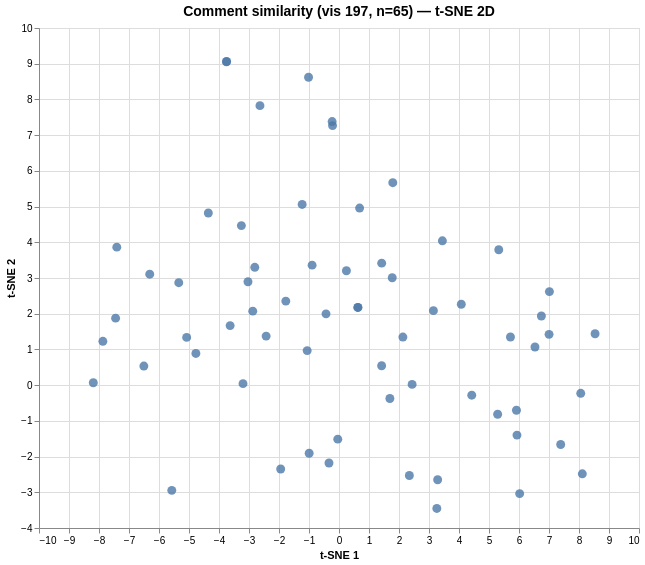

The Vega-Lite source for this figure:
### Vega specification from a JSON file in a GitHub repository (floating-point values rounded to 4 significant figures)
{"$schema": "https://vega.github.io/schema/vega/v6.json", "data": [{"name": "param_1e9efca18e7a2868_store"}, {"name": "source_0", "values": [{"comment": "help", "dim_1": -8.19, "dim_2": 0.068, "index": 0}, {"comment": "i think it is a good thing that in the 2016 graph there started to be even older moms then in the 1980 and i think that …", "dim_1": 0.687, "dim_2": 4.958, "index": 1}, {"comment": "The age with the highest percentage in 1980 is 19, and in 2016 it is 20. I think this is interesting because it is only …", "dim_1": -2.635, "dim_2": 7.826, "index": 2}, {"comment": "In 2016 it stays at around 6% but in 1980 it goes to over 8% and then starts to drop.\n\nHi friends!!!!", "dim_1": -3.746, "dim_2": 9.062, "index": 3}, {"comment": "In 1980, a lot of first-time mothers were 19. Surprisingly the highest number in 2016 was only one extra, at 20, though …", "dim_1": 3.261, "dim_2": -3.452, "index": 4}, {"comment": "In 2016 it stays at around 6% but in 1980 it goes to over 8% and then starts to drop.", "dim_1": -3.752, "dim_2": 9.054, "index": 5}, {"comment": "I think birth control has increased over the years. I'm very surprised at the number decrease from 1980 and 2016. I neve…", "dim_1": 5.325, "dim_2": 3.791, "index": 6}, {"comment": "I think the descrepany shown in these graphs is due to multiple social factors. Since 1980, women have become much more …", "dim_1": -0.995, "dim_2": -1.907, "index": 7}, {"comment": "I think that women began being more independent and wanted to focus on their careers. In 1980, it was normal for young w…", "dim_1": -0.041, "dim_2": -1.512, "index": 8}, {"comment": "I think that the increasing age of first-time motherhood is most likely due to societal and economic changes between 198…", "dim_1": 6.533, "dim_2": 1.069, "index": 9}, {"comment": "A major difference that stood out to me when I analyzed these graphs was how older first time mothers increased from 198…", "dim_1": 5.715, "dim_2": 1.347, "index": 10}, {"comment": "After observing the graphs, it is clear that the average age at which women would become first-time mothers in 1980 was …", "dim_1": 3.288, "dim_2": -2.65, "index": 11}, {"comment": "After looking at the two graphs, we see the age of first time mothers shift toward the left of the graph, indicating a d…", "dim_1": 1.696, "dim_2": -0.375, "index": 12}, {"comment": "The average ages of first-time mothers have shifted towards  The attitudes towards birth control and abortion have chang…", "dim_1": 7.014, "dim_2": 2.619, "index": 13}, {"comment": "These two graphs seem to exemplify the social change that has occurred over the past 30 years. As many people have discu…", "dim_1": -3.2, "dim_2": 0.042, "index": 14}, {"comment": "The graphs are a symptom of wide-sweeping social and medical reform. Gone are the days of the domestic sphere, where wom…", "dim_1": -0.334, "dim_2": -2.18, "index": 15}, {"comment": "The change in the graphs between the two time periods could relate to marriage rates as well as the roles of women in so…", "dim_1": 2.437, "dim_2": 0.021, "index": 16}, {"comment": "The 2016 first time mothers list has two peaks whereas the 1980 chart only has one major peak. People are having less ch…", "dim_1": -0.433, "dim_2": 1.996, "index": 17}, {"comment": "Headline: The age to start your family.\n\nI notice in the graphs that in 1980 it was more accepted to have a child at an …", "dim_1": 5.932, "dim_2": -1.399, "index": 18}, {"comment": "After observing these graphs, we saw that instead of having a large skew toward the right like in 1980, there was a larg…", "dim_1": -5.078, "dim_2": 1.337, "index": 19}, {"comment": "After observing these graphs, I noticed that the distribution for 1980 is skewed right, with most women having their fir…", "dim_1": 0.629, "dim_2": 2.176, "index": 20}, {"comment": "I noticed on the second graph there are two modes. Also, inbetween the two modes there was a clear dip. Me and my pers t…", "dim_1": -1.228, "dim_2": 5.06, "index": 21}, {"comment": "Societal changes from 1980 to 2016 has affected the quantity and age of first time mothers. The debate over reproductive…", "dim_1": 6.746, "dim_2": 1.935, "index": 22}, {"comment": "I think that the leading cause in the age of first time mothers getting older is the greater acception of abortion and b…", "dim_1": 7.002, "dim_2": 1.422, "index": 23}, {"comment": "After observing these graphs, I noticed that the distribution for 1980 is skewed right, with most women having their fir…", "dim_1": 0.629, "dim_2": 2.176, "index": 24}, {"comment": "I am looking forward to additional information being posted this afternoon.  I am hoping this information includes other…", "dim_1": -1.944, "dim_2": -2.348, "index": 25}, {"comment": "I noticed several changes in the graphs. First, the range of ages that women are having children is more spread out in t…", "dim_1": 1.421, "dim_2": 0.542, "index": 26}, {"comment": "We noticed that the numbers start at a really early age and end very old for example, it starts at 14 and ends at 44. We…", "dim_1": -3.034, "dim_2": 2.895, "index": 27}, {"comment": "We noticed that they were made to represent different time periods. We also noticed that the graphs have colors to them.…", "dim_1": -4.771, "dim_2": 0.888, "index": 28}, {"comment": "we noticed the peek age in 19 in the 1980.why do the lines change color. the number of the first time number in 1980 wer…", "dim_1": -3.254, "dim_2": 4.467, "index": 29}, {"comment": "We noticed that older women in 2016 were first-time mothers unlike in 1980. Also in 1980 the younger females were more f…", "dim_1": 2.345, "dim_2": -2.53, "index": 30}, {"comment": "In notice that in the 1980s age 19 had the highest percentage at 9% but in 2016 age 19 did not have the highest and drop…", "dim_1": -2.807, "dim_2": 3.299, "index": 31}, {"comment": "I noticed that in the 1980s, most of the mothers were 20-22 years old, while the mothers in 2016 ages varied and ranged …", "dim_1": 0.247, "dim_2": 3.202, "index": 32}, {"comment": "-Rapid incline from ages 14 to 19\n-Gradual decrease from 19 to 40\n-Highest % of women at age 19 are having kids\n-Many wo…", "dim_1": 3.446, "dim_2": 4.041, "index": 33}, {"comment": "these 2 graphs could show that with things being cheaper in the 80s younger people were having kids. but not with prices…", "dim_1": 2.13, "dim_2": 1.346, "index": 34}, {"comment": "In the 1980s It was at is highest point at age 19. It also is higher in the 1980s but there are more new mothers at olde…", "dim_1": 5.288, "dim_2": -0.815, "index": 35}, {"comment": "What I noticed for the 1980's graph is that there is a rapid incline between ages, and then once the ages increase, the …", "dim_1": 1.774, "dim_2": 3.008, "index": 36}, {"comment": "I noticed that more women are having babies at older ages now vs in the 1980s. In 1980s the highest age women were havin…", "dim_1": 5.915, "dim_2": -0.704, "index": 37}, {"comment": "What I noticed: \nMore mothers were younger when they had children in 1980 than in 2016.\n\nWhat I wonder:\nIs it because yo…", "dim_1": 4.425, "dim_2": -0.281, "index": 38}, {"comment": "What I noticed\n\nWomen are having their first babies at an older age, fewer young mothers and more older mothers.  Instea…", "dim_1": 4.076, "dim_2": 2.264, "index": 39}, {"comment": "There is a massive spike on the 1980 graph. There are percents.  It goes up by 2 percent. There are colors. 2016 graph i…", "dim_1": 1.423, "dim_2": 3.416, "index": 40}, {"comment": "Thanks to all teachers and students who responded.  We’d love to see more catchy headlines that capture the main ideas o…", "dim_1": -0.215, "dim_2": 7.267, "index": 41}, {"comment": "Does anyone here have ideas on why people are having their first children later? Could it possibly be economic reasons?", "dim_1": 8.058, "dim_2": -0.229, "index": 42}, {"comment": "I noticed after looking at the two graphs diligently that one made th epurple side appeal to me more, when the 2016 grap…", "dim_1": -5.341, "dim_2": 2.869, "index": 43}, {"comment": "Where is this poll being conducted? Is it in the US or the whole world? How can you tell? I tried to figure it out and c…", "dim_1": -1.015, "dim_2": 8.62, "index": 44}, {"comment": "I noticed that both of the models both had a color change at the age of 25. Is that color change due to the brain fully …", "dim_1": -4.356, "dim_2": 4.819, "index": 45}, {"comment": "Why are young women having kids before 18. Could it be because of our society is now accepting and promoting young girls…", "dim_1": 7.39, "dim_2": -1.661, "index": 46}, {"comment": "I see that there are more 14 year old first time mothers having babies than a lot of older women and I was wondering wha…", "dim_1": 6.022, "dim_2": -3.037, "index": 47}, {"comment": "On the first graph, the percents go up until the age of 20 and go down at a decline, but on the second one, the percents…", "dim_1": -7.447, "dim_2": 1.876, "index": 48}, {"comment": "Me being an absolute genius, I think that the late age system of pregnancy nowadays are strictly due to financial issues…", "dim_1": 8.536, "dim_2": 1.44, "index": 49}, {"comment": "Looking at the two graphs, I'm noticing that the graph for 2018 seems to have two peaks.  I wonder what that's all about…", "dim_1": -6.309, "dim_2": 3.107, "index": 50}, {"comment": "What do you notice?\n\nWe notice in these graphs that they are both bar graphs and that in 1980 the percents were much hig…", "dim_1": -0.897, "dim_2": 3.36, "index": 51}, {"comment": "We noticed that in the 2016 graph it is much more spread out.  In 1980 there were more first time mothers in the late te…", "dim_1": -1.773, "dim_2": 2.353, "index": 52}, {"comment": "I notice that the 1980 graph is unimodal with the the age of 19 being the biggest age of first time mothers. The ages wi…", "dim_1": -2.429, "dim_2": 1.373, "index": 53}, {"comment": "Hello all.  Let's have fun as we notice and wonder!", "dim_1": -5.574, "dim_2": -2.946, "index": 54}, {"comment": "As of 2016, first time motherhood has spread out as compared to 1980. I notice that the numbers of\nfirst time mothers in…", "dim_1": -2.875, "dim_2": 2.072, "index": 55}, {"comment": "I notice that in the graph of 2016 it has more older woman with children then the 1980 graph. I wonder\nwhat the colored …", "dim_1": -3.629, "dim_2": 1.667, "index": 56}, {"comment": "Why are 14 year olds getting pregnant, this is outrageous, this is ruining our childhoods", "dim_1": 8.111, "dim_2": -2.483, "index": 57}, {"comment": "I am not surprised about the 2016 graph because us teens don’t use protection when they have sex", "dim_1": 1.793, "dim_2": 5.669, "index": 58}, {"comment": "Why does the graph end at 8%", "dim_1": -7.871, "dim_2": 1.227, "index": 59}, {"comment": "Why does the graph change colors.", "dim_1": -6.505, "dim_2": 0.534, "index": 60}, {"comment": "Welcome to Wednesday's moderation of  “What’s Going On in This Graph?”  Today’s histograms shows the age of American fir…", "dim_1": -0.229, "dim_2": 7.38, "index": 61}, {"comment": "I notice that the graph of 1980 is unimodal with the greatest % of first-time mothers at 19 years old with over 8%. The …", "dim_1": -1.061, "dim_2": 0.967, "index": 62}, {"comment": "I am not surprised by this graph either McBride.", "dim_1": -7.407, "dim_2": 3.864, "index": 63}, {"comment": "I wasn't surprised by these graphs. With Roe v Wade in 1973 and the further acceptance of birth control, I wonder if thi…", "dim_1": 3.147, "dim_2": 2.086, "index": 64}]}, {"name": "source_0_x_domain_dim_1", "values": [{"min": -8.19, "max": 8.536}]}, {"name": "source_0_y_domain_dim_2", "values": [{"min": -3.452, "max": 9.062}]}], "signals": [{"name": "unit", "value": {}, "on": [{"events": "pointermove", "update": "isTuple(group()) ? group() : unit"}]}, {"name": "param_1e9efca18e7a2868", "update": "vlSelectionResolve(\"param_1e9efca18e7a2868_store\", \"union\")"}, {"name": "param_1e9efca18e7a2868_dim_1", "on": [{"events": [{"source": "view", "type": "dblclick"}], "update": "null"}, {"events": {"signal": "param_1e9efca18e7a2868_translate_delta"}, "update": "panLinear(param_1e9efca18e7a2868_translate_anchor.extent_x, -param_1e9efca18e7a2868_translate_delta.x / width)"}, {"events": {"signal": "param_1e9efca18e7a2868_zoom_delta"}, "update": "zoomLinear(domain(\"x\"), param_1e9efca18e7a2868_zoom_anchor.x, param_1e9efca18e7a2868_zoom_delta)"}]}, {"name": "param_1e9efca18e7a2868_dim_2", "on": [{"events": [{"source": "view", "type": "dblclick"}], "update": "null"}, {"events": {"signal": "param_1e9efca18e7a2868_translate_delta"}, "update": "panLinear(param_1e9efca18e7a2868_translate_anchor.extent_y, param_1e9efca18e7a2868_translate_delta.y / height)"}, {"events": {"signal": "param_1e9efca18e7a2868_zoom_delta"}, "update": "zoomLinear(domain(\"y\"), param_1e9efca18e7a2868_zoom_anchor.y, param_1e9efca18e7a2868_zoom_delta)"}]}, {"name": "param_1e9efca18e7a2868_tuple", "on": [{"events": [{"signal": "param_1e9efca18e7a2868_dim_1 || param_1e9efca18e7a2868_dim_2"}], "update": "param_1e9efca18e7a2868_dim_1 && param_1e9efca18e7a2868_dim_2 ? {unit: \"\", fields: param_1e9efca18e7a2868_tuple_fields, values: [param_1e9efca18e7a2868_dim_1,param_1e9efca18e7a2868_dim_2]} : null"}]}, {"name": "param_1e9efca18e7a2868_tuple_fields", "value": [{"field": "dim_1", "channel": "x", "type": "R"}, {"field": "dim_2", "channel": "y", "type": "R"}]}, {"name": "param_1e9efca18e7a2868_translate_anchor", "value": {}, "on": [{"events": [{"source": "scope", "type": "pointerdown"}], "update": "{x: x(unit), y: y(unit), extent_x: domain(\"x\"), extent_y: domain(\"y\")}"}]}, {"name": "param_1e9efca18e7a2868_translate_delta", "value": {}, "on": [{"events": [{"source": "window", "between": [{"source": "scope", "type": "pointerdown"}, {"source": "window", "type": "pointerup"}], "type": "pointermove", "consume": true}], "update": "{x: param_1e9efca18e7a2868_translate_anchor.x - x(unit), y: param_1e9efca18e7a2868_translate_anchor.y - y(unit)}"}]}, {"name": "param_1e9efca18e7a2868_zoom_anchor", "on": [{"events": [{"source": "scope", "type": "wheel", "consume": true}], "update": "{x: invert(\"x\", x(unit)), y: invert(\"y\", y(unit))}"}]}, {"name": "param_1e9efca18e7a2868_zoom_delta", "on": [{"events": [{"source": "scope", "type": "wheel", "consume": true}], "update": "pow(1.001, event.deltaY * pow(16, event.deltaMode))", "force": true}]}, {"name": "param_1e9efca18e7a2868_modify", "on": [{"events": {"signal": "param_1e9efca18e7a2868_tuple"}, "update": "modify(\"param_1e9efca18e7a2868_store\", param_1e9efca18e7a2868_tuple, true)"}]}], "marks": [{"type": "symbol", "name": "marks", "from": {"data": "source_0"}, "encode": {"update": {"fill": {"value": "#4c78a8"}, "shape": {"value": "circle"}, "x": {"field": "dim_1", "scale": "x"}, "size": {"value": 80}, "y": {"field": "dim_2", "scale": "y"}, "tooltip": {"signal": "{\"Comment #\": format(datum[\"index\"], \"\"), \"Comment\": isValid(datum[\"comment\"]) ? datum[\"comment\"] : \"\"+datum[\"comment\"]}"}, "opacity": {"value": 0.8}}}, "style": ["circle"], "interactive": true, "clip": true}], "scales": [{"name": "x", "type": "linear", "domain": [{"signal": "(data(\"source_0_x_domain_dim_1\")[0] || {}).min"}, {"signal": "(data(\"source_0_x_domain_dim_1\")[0] || {}).max"}], "range": [0, {"signal": "width"}], "nice": true, "zero": true, "domainRaw": {"signal": "param_1e9efca18e7a2868[\"dim_1\"]"}}, {"name": "y", "type": "linear", "domain": [{"signal": "(data(\"source_0_y_domain_dim_2\")[0] || {}).min"}, {"signal": "(data(\"source_0_y_domain_dim_2\")[0] || {}).max"}], "range": [{"signal": "height"}, 0], "nice": true, "zero": true, "domainRaw": {"signal": "param_1e9efca18e7a2868[\"dim_2\"]"}}], "axes": [{"scale": "x", "zindex": 0, "minExtent": 0, "gridScale": "y", "maxExtent": 0, "orient": "bottom", "tickCount": {"signal": "ceil(width/40)"}, "domain": false, "aria": false, "grid": true, "labels": false, "ticks": false}, {"scale": "y", "gridScale": "x", "minExtent": 0, "ticks": false, "zindex": 0, "aria": false, "domain": false, "grid": true, "maxExtent": 0, "tickCount": {"signal": "ceil(height/40)"}, "orient": "left", "labels": false}, {"scale": "x", "tickCount": {"signal": "ceil(width/40)"}, "orient": "bottom", "zindex": 0, "title": "t-SNE 1", "labelFlush": true, "labelOverlap": true, "grid": false}, {"scale": "y", "tickCount": {"signal": "ceil(height/40)"}, "grid": false, "title": "t-SNE 2", "orient": "left", "labelOverlap": true, "zindex": 0}], "title": {"text": "Comment similarity (vis 197, n=65) — t-SNE 2D", "fontSize": 14, "frame": "group"}, "style": "cell", "padding": 5, "width": 600, "background": "white", "height": 500}
